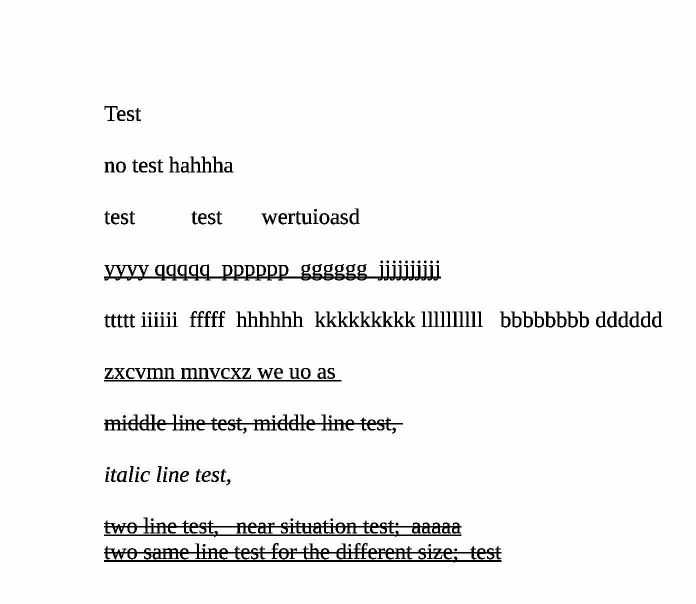
#> input picture ocr/pre-prcoess/line-test.jpg, 1392 x 1208 px (shown at 1/2 size)
$ python remove_long_lines.py
#> lines starting #> are read from the running program, lines starting #| are printed output that depends on the picture; after the words box and inside, x2 and y2 are one past the last pixel; in counts of white or black regions, pixels touching at a corner belong together
#> further down, img is the input picture: shape (1208, 1392); min 0, max 255, mean 244.4
### ocr/util/tools.py
'''
Created on Mar 3, 2018

@author: chen_pan
'''
import cv2


def set_img_roi(img, rect, img_small):
    """Set image roi

    @param img: Image to set ROI into
    @param rect: Region of the image to set
    @param img_small: The small image to set
    """
    img_resized = cv2.resize(img_small, (rect[2], rect[3]))
    img[rect[1]: rect[1] + rect[3], rect[0]: rect[0] + rect[2]] = img_resized
    return img


def get_img_roi(img, rect):
    """Return image ROI by the rect

    @param img: A image to take ROI
    @param rect: A rect of (x, y, w, h)
    @return: Image ROI
    """
    assert len(img.shape) in [2, 3]

    if len(img.shape) == 2:
        return img[rect[1]: rect[1] + rect[3], rect[0]: rect[0] + rect[2]]
    elif len(img.shape) == 3:
        return img[rect[1]: rect[1] + rect[3], rect[0]: rect[0] + rect[2], :]


def init_bboxes_v2(img_gray, thresh_lower=128, save_contours=False):
    """Initialize bboxes from all of the connected components in img_gray
    the difference compared with upper method:  it didn't filter the bboxes
    by the width and height

    @param img_gray: The gray image to initialize bboxes from
    @param thresh_lower: The lower threshold in opencv threshold function
    @return: bboxes, contours
    """
    __, img_inv = cv2.threshold(
        img_gray, thresh_lower, 255, cv2.THRESH_BINARY_INV)
    contours, hierachy = cv2.findContours(
        img_inv, cv2.RETR_CCOMP, cv2.CHAIN_APPROX_SIMPLE)

    if contours is None or hierachy is None:
        return [], []

    hierachy = hierachy.reshape(-1, 4)
    bboxes = []
    for i, contour in enumerate(contours):
        __, __, child, parent = hierachy[i]
        if parent == -1:
            bbox = {'rect': cv2.boundingRect(contour)}

            if save_contours:
                bbox['contours'] = [contour]
                while child != -1:
                    contour_child = contours[child]
                    bbox['contours'].append(contour_child)
                    child = hierachy[child][0]

            bboxes.append(bbox)

    return bboxes, contours


def calc_extra_info_bboxes(bboxes):
    """Calcuate extra information for bboxes
    left, right, top, bot, w, h, x_center, y_center of bbox are set
    Note the bboxes are changed

    @param bboxes: The bboxes
    """
    for bbox in bboxes:
        bbox['left'] = bbox['rect'][0]
        bbox['right'] = bbox['rect'][0] + bbox['rect'][2]
        bbox['top'] = bbox['rect'][1]
        bbox['bot'] = bbox['rect'][1] + bbox['rect'][3]
        bbox['w'] = bbox['rect'][2]
        bbox['h'] = bbox['rect'][3]
        bbox['x_center'] = (bbox['left'] + bbox['right']) / 2
        bbox['y_center'] = (bbox['top'] + bbox['bot']) / 2

### ocr/pre-prcoess/remove_long_lines.py
# coding=utf-8
'''
Created on Mar 3, 2018
@author: chen_pan
One method to remove long vertical and horizontal line using morphological operations.
Consider the situation that lines may have overlap with the characters
some reference: https://stackoverflow.com/questions/33949831/whats-the-way-to-remove-all-lines-and-borders-in-imagekeep-texts-programmatic?rq=1
'''
from util import tools
import cv2
import numpy as np


def detect_long_hlines(img, w_est, h_est, debug=0):
    """Detect long horizontal lines and return the mask
    """
#> called with w_est = 20, h_est = 27, debug = 0
    img1 = img.copy()
    img1[img > 200] = 255
    img1[img <= 200] = 0
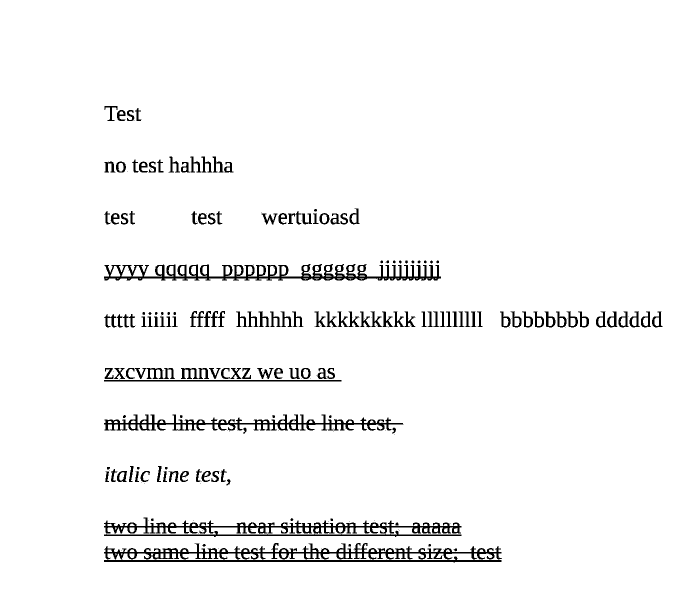
#> img1: shape (1208, 1392) (shown at 1/2 size); 96.2% white; 247 black regions (91 under 20 px), largest, box (x1, y1, x2, y2) and area: (208, 528, 882, 561) 9436, (208, 1086, 1004, 1119) 8384, (208, 1035, 923, 1068) 7302

    kernel = np.ones((3, 1), np.uint8)
    img2 = cv2.erode(img1, kernel, iterations=1)
#> img2: shape (1208, 1392); 94.9% white; 161 black regions (30 under 20 px), largest, box (x1, y1, x2, y2) and area: (208, 1085, 1004, 1126) 16277, (208, 1034, 923, 1075) 13581, (208, 527, 882, 562) 12245
    # erode will increase the black region

    # Remove the characters;
    kernel = np.ones((1, int(w_est * 1.5)), np.uint8)
    img3 = cv2.dilate(img2, kernel, iterations=1)
#> img3: shape (1208, 1392); 98.6% white; 13 black regions (6 under 20 px), largest, box (x1, y1, x2, y2) and area: (223, 1116, 989, 1125) 4621, (223, 552, 868, 558) 3870, (223, 1103, 989, 1108) 3830

    # extract long lines according to its bounding sizes
    bboxes, __ = tools.init_bboxes_v2(img3, save_contours=True)
#> in init_bboxes_v2, `__, img_inv = cv2.threshold( img_gray, thresh_lower, 255, cv2.THRESH_B..`:
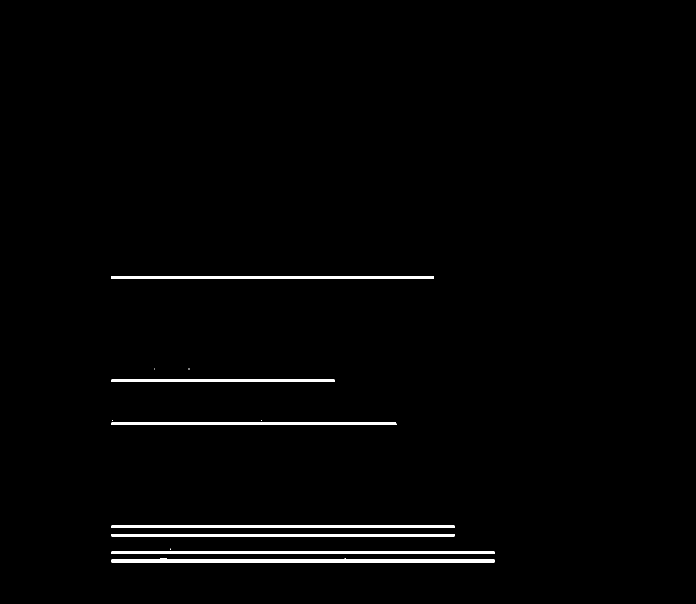
#> img_inv: shape (1208, 1392) (shown at 1/2 size); 1.4% white; 13 white regions (6 under 20 px)
#> in init_bboxes_v2, `contours, hierachy = cv2.findContours( img_inv, cv2.RETR_CCOMP, cv2.CH..`: contours = 13 contours, 6 with area under 20; largest, box (x1, y1, x2, y2) and area: (223, 1116, 989, 1125) 3838, (223, 552, 868, 558) 3220, (223, 1103, 989, 1108) 3060, (223, 1068, 909, 1073) 2740, (223, 1051, 909, 1056) 2740, (223, 845, 793, 850) 2274, (223, 759, 669, 764) 1780
#> the loop in init_bboxes_v2, `for i, contour in enumerate(contours):` made 13 passes
#> contour on passes 1, 3, 4, 5, 6, 8, 9, 10: [[689, 1116], [690, 1117], [690, 1116]], [[223, 1103], [223, 1107], [988, 1107], [988, 1103]], [[340, 1097], [340, 1099], [341, 1099], [340, 1098]], [[223, 1068], [223, 1072], [908, 1072], [908, 1068]], [[223, 1051], [223, 1055], [908, 1055], [908, 1051]], [[522, 840], [522, 841], [523, 841], [523, 840]], [[224, 840], [224, 841], [225, 841]], [[223, 759], [223, 763], [668, 763], [668, 759]]
#> after the loop in init_bboxes_v2, `for i, contour in enumerate(contours):`: bboxes = 13 items
#> bboxes = 13 items
    tools.calc_extra_info_bboxes(bboxes)
#> the loop in calc_extra_info_bboxes, `for bbox in bboxes:` made 13 passes
    contours = []
    for bbox in bboxes:
        if (bbox['w'] >= w_est * 3 and bbox['w'] / bbox['h'] > 10):
            contours.extend(bbox.get('contours', []))
#> this loop made 13 passes
#> after the loop, contours = 7 contours; box (x1, y1, x2, y2) and area: (223, 1116, 989, 1125) 3838, (223, 552, 868, 558) 3220, (223, 1103, 989, 1108) 3060, (223, 1068, 909, 1073) 2740, (223, 1051, 909, 1056) 2740, (223, 845, 793, 850) 2274, (223, 759, 669, 764) 1780

    # more process with the long lines
    img_mask = np.zeros((img3.shape[0], img3.shape[1]), np.uint8)
    img_mask.fill(0)  # all black
#> img_mask: shape (1208, 1392); every value is 0
    cv2.drawContours(img_mask, contours, -1, 255, thickness=-1)
    # it will fill the area bounded by the contours when thickness<0

    # The opposite of 'remove the characters'
    img_mask = cv2.dilate(img_mask, kernel, iterations=1)
#> img_mask: shape (1208, 1392); 1.5% white; 7 white regions, largest, box (x1, y1, x2, y2) and area: (209, 1116, 1004, 1125) 4882, (209, 552, 883, 558) 4044, (209, 1103, 1004, 1108) 3975

    # img_coarse represent the coarse version of lines
    # it is the area got from morphological operations, not actual pixles
    # img_fine represent the fine version of lines;
    # after the bitwise with real binary image, the region will become real
    # pixels
    img_coarse = 255 - img_mask
    img_fine = cv2.bitwise_or(img1, img_coarse)
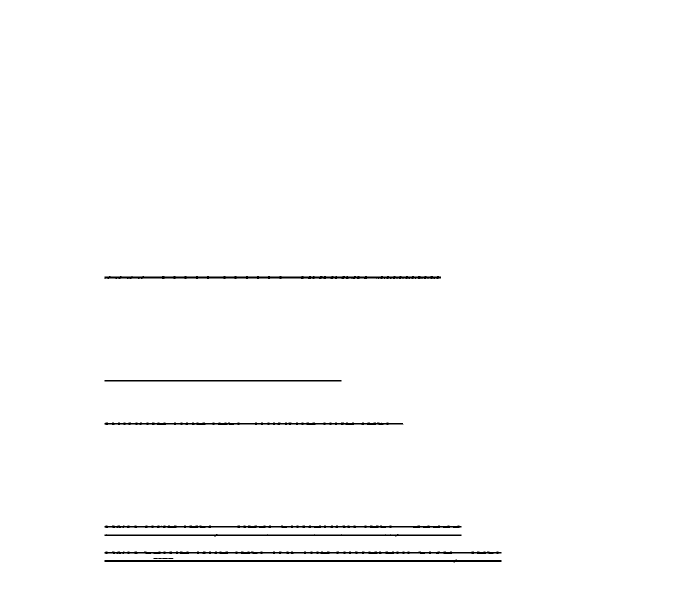
#> img_fine: shape (1208, 1392) (shown at 1/2 size); 98.9% white; 8 black regions

    bboxes, __ = tools.init_bboxes_v2(img_coarse)
#> in init_bboxes_v2 (call 2), `contours, hierachy = cv2.findContours( img_inv, cv2.RETR_CCOMP, cv2.CH..`: contours = 7 contours; box (x1, y1, x2, y2) and area: (209, 1116, 1004, 1125) 4070, (209, 552, 883, 558) 3365, (209, 1103, 1004, 1108) 3176, (209, 1068, 924, 1073) 2856, (209, 1051, 924, 1056) 2856, (209, 845, 808, 850) 2390, (209, 759, 684, 764) 1896
#> the loop in init_bboxes_v2 (call 2), `for i, contour in enumerate(contours):` made 7 passes
#> contour on passes 2, 3, 4, 6, 7: [[209, 1103], [209, 1107], [1003, 1107], [1003, 1103]], [[209, 1068], [209, 1072], [923, 1072], [923, 1068]], [[209, 1051], [209, 1055], [923, 1055], [923, 1051]], [[209, 759], [209, 763], [683, 763], [683, 759]], [[209, 552], [209, 557], [882, 557], [882, 552]]
#> bboxes = 7 items
    img_fine01 = img_fine.copy()
    img_fine01[img_fine == 0] = 1
#> img_fine01: shape (1208, 1392); values 1 (black) and 255 (white), 98.9% white; 8 black regions, largest, box (x1, y1, x2, y2) and area: (209, 1119, 1003, 1125) 3182, (209, 552, 882, 558) 3033, (209, 1103, 1003, 1108) 2979
    img_fine01[img_fine == 255] = 0
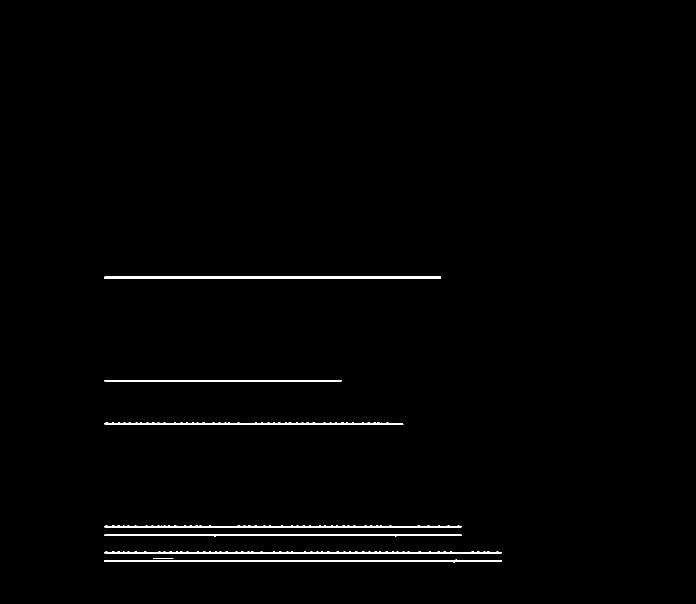
#> img_fine01: shape (1208, 1392) (shown at 1/2 size); values 0 (black) and 1 (white), 1.1% white; 8 white regions, largest, box (x1, y1, x2, y2) and area: (209, 1119, 1003, 1125) 3182, (209, 552, 882, 558) 3033, (209, 1103, 1003, 1108) 2979
    img_coarse01 = img_coarse.copy()
    img_coarse01[img_coarse == 0] = 1
    img_coarse01[img_coarse == 255] = 0

    for bbox in bboxes:
        img_fine01_roi = tools.get_img_roi(img_fine01, bbox['rect'])
        img_coarse01_roi = tools.get_img_roi(img_coarse01, bbox['rect'])
        img_fine_sum = np.sum(img_fine01_roi, axis=0)
        img_coarse_sum = np.sum(img_coarse01_roi, axis=0)

        # for a pixel in the line, if its upper and lower pixels are all black
        # we can regard its a overlap with characters
        img_diff = img_coarse_sum - img_fine_sum
        img_diff_mask = np.empty(img_fine01_roi.shape, np.uint8)
        img_diff_mask.fill(255)
        img_diff_mask[:, img_diff <= 0] = 0
        mask_roi = tools.get_img_roi(img_mask, bbox['rect'])
        mask_roi = cv2.bitwise_and(mask_roi, img_diff_mask)
        tools.set_img_roi(img_mask, bbox['rect'], mask_roi)
#> this loop made 7 passes
#> bbox on passes 1 to 7: {'rect': (209, 1116, 795, 9)}, {'rect': (209, 1103, 795, 5)}, {'rect': (209, 1068, 715, 5)}, {'rect': (209, 1051, 715, 5)}, {'rect': (209, 845, 599, 5)}, {'rect': (209, 759, 475, 5)}, {'rect': (209, 552, 674, 6)}
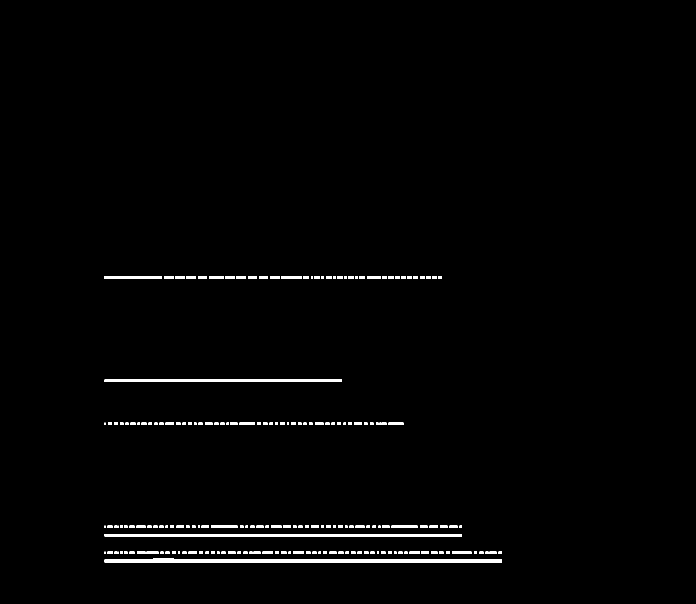
#> img_mask: shape (1208, 1392) (shown at 1/2 size); 1.3% white; 189 white regions (6 under 20 px), largest, box (x1, y1, x2, y2) and area: (209, 1116, 1004, 1125) 4882, (209, 1068, 924, 1073) 3575, (209, 759, 684, 764) 2375

    return img_mask


def detect_long_vlines(img, w_est, h_est):
    """Detect long vertical lines and return the mask;
       in vertical direction, we didn't consider the overlap situation
    """
#> called with w_est = 20, h_est = 27
    img1 = img.copy()
    img1[img > 200] = 255
    img1[img <= 200] = 0

    kernel = np.ones((1, 3), np.uint8)
    img2 = cv2.erode(img1, kernel, iterations=1)
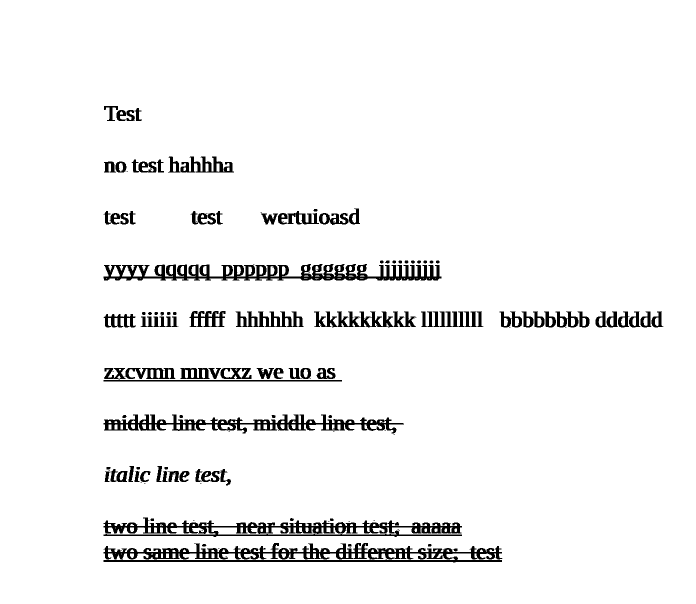
#> img2: shape (1208, 1392) (shown at 1/2 size); 95.2% white; 125 black regions (30 under 20 px), largest, box (x1, y1, x2, y2) and area: (207, 1086, 1005, 1125) 13839, (207, 528, 883, 561) 11864, (207, 1035, 924, 1074) 11447
    kernel = np.ones((int(h_est * 1.5), 1), np.uint8)
    img3 = cv2.dilate(img2, kernel, iterations=1)
#> img3: shape (1208, 1392); every value is 255

    bboxes, __ = tools.init_bboxes_v2(img3, save_contours=True)
#> bboxes = []
    tools.calc_extra_info_bboxes(bboxes)
    contours = []
    for bbox in bboxes:
        if (bbox['h'] >= h_est * 3 and bbox['h'] / bbox['w'] > 8):
            contours.extend(bbox.get('contours', []))
#> this loop made 0 passes
#> after the loop, contours = []

    img_mask = np.zeros((img3.shape[0], img3.shape[1]), np.uint8)
    img_mask.fill(0)
    cv2.drawContours(img_mask, contours, -1, 255, thickness=-1)
    img_mask = cv2.dilate(img_mask, kernel, iterations=1)

    return img_mask


def remove_long_lines(img_gray, w_est, h_est):
    img_mask1 = detect_long_hlines(img_gray, w_est, h_est, debug=0)
    img_mask2 = detect_long_vlines(img_gray, w_est, h_est)
    img_mask = cv2.bitwise_or(img_mask1, img_mask2)
    img_gray = cv2.bitwise_or(img_gray, img_mask)
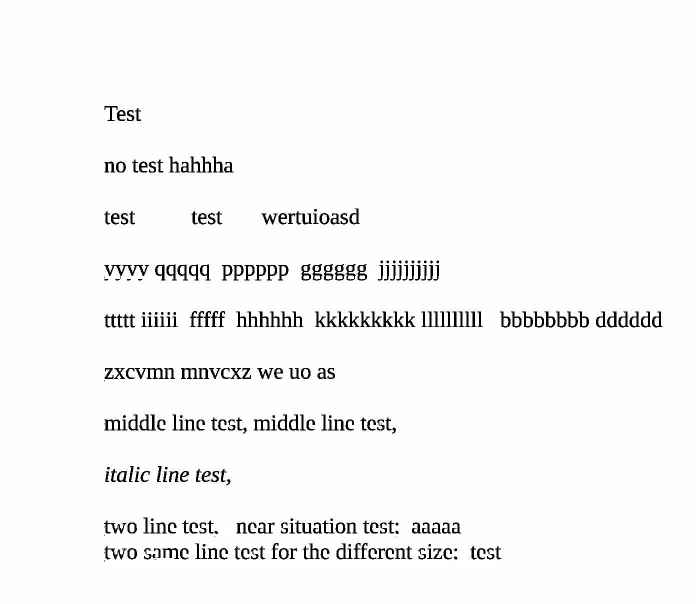
#> img_gray: shape (1208, 1392) (shown at 1/2 size); min 0, max 255, mean 246.5
    return img_gray

if __name__ == '__main__':
    import sys
    img = cv2.imread(
        sys.path[0] + "/line-test.jpg", cv2.IMREAD_GRAYSCALE)
    # the characters size of test image is (27,20)
    img_res = remove_long_lines(img, 20, 27)
    cv2.imwrite(sys.path[0] + "/test_res.jpg", img_res)
    pass
